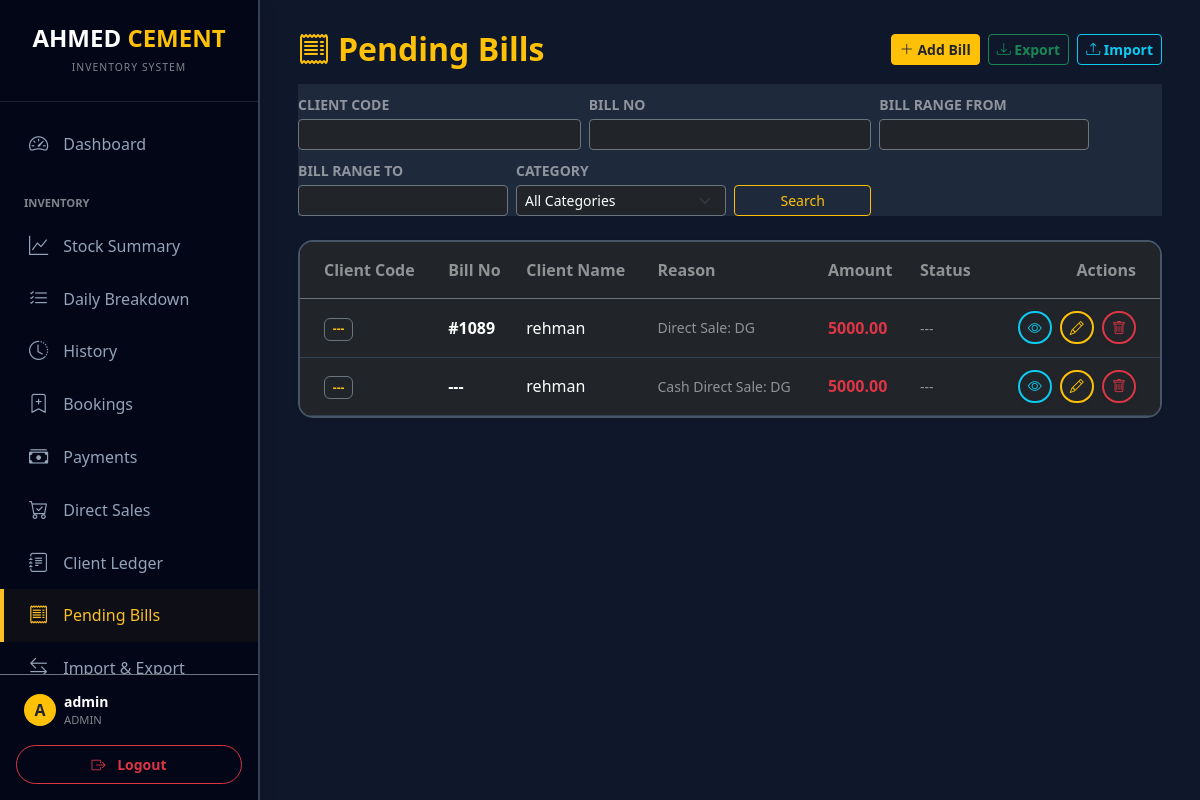
Page /pending_bills (signed in) on the committed database.
### models.py (models this page shows)
class User(UserMixin, db.Model):
    id = db.Column(db.Integer, primary_key=True)
    username = db.Column(db.String(100), unique=True, nullable=False)
    password_hash = db.Column(db.String(200), nullable=False)
    role = db.Column(db.String(20), default='user')
    can_view_stock = db.Column(db.Boolean, default=True)
    can_view_daily = db.Column(db.Boolean, default=True)
    can_view_history = db.Column(db.Boolean, default=True)
    can_import_export = db.Column(db.Boolean, default=False)
    can_manage_directory = db.Column(db.Boolean, default=False)

class PendingBill(db.Model):
    id = db.Column(db.Integer, primary_key=True)
    client_code = db.Column(db.String(50), index=True)
    client_name = db.Column(db.String(100), index=True)
    bill_no = db.Column(db.String(100), index=True)
    nimbus_no = db.Column(db.String(100), index=True)
    amount = db.Column(db.Float, default=0)
    date = db.Column(db.Date)
    reason = db.Column(db.String(500))
    photo_url = db.Column(db.String(500))
    is_paid = db.Column(db.Boolean, default=False)
    is_cash = db.Column(db.Boolean, default=False)
    created_at = db.Column(db.String(20))
    created_by = db.Column(db.String(100))

### main.py (the view, shortened to what this page needs)
@app.route('/pending_bills')
@login_required
def pending_bills():
    page = request.args.get('page', 1, type=int)
    category = request.args.get('category', '').strip()
    filters = {
        'client_code': request.args.get('client_code', '').strip(),
        'bill_no': request.args.get('bill_no', '').strip(),
        'bill_from': request.args.get('bill_from', '').strip(),
        'bill_to': request.args.get('bill_to', '').strip(),
        'category': category,
        'is_cash': request.args.get('is_cash', '').strip()
    }
    query = PendingBill.query
    if filters['client_code']:
        query = query.filter(PendingBill.client_code == filters['client_code'])
    if filters['bill_no']:
        query = query.filter(PendingBill.bill_no == filters['bill_no'])
    if filters['is_cash'] != '':
        query = query.filter(PendingBill.is_cash == (filters['is_cash'] == '1'))
    if category:
        query = query.join(Client,
                           PendingBill.client_code == Client.code).filter(
                               Client.category == category)
    if filters['bill_no'] == 'CASH':
        query = query.filter(PendingBill.bill_no == 'CASH')
    pagination = query.order_by(
        func.cast(PendingBill.bill_no, db.Integer).asc()).paginate(page=page,
                                                                   per_page=15)
    active_clients = Client.query.filter(Client.is_active == True).order_by(
        Client.name.asc()).all()
    materials = Material.query.order_by(Material.name.asc()).all()
    return render_template('pending_bills.html',
                           bills=pagination.items,
                           pagination=pagination,
                           filters=filters,
                           clients=active_clients,
                           materials=materials)

### main.py (called while the page is built)
@login_manager.user_loader
def load_user(user_id):
    return db.session.get(User, int(user_id))

### templates/pending_bills.html (shortened to what this page needs)
{% extends "layout.html" %}
{% block content %}
<div class="d-flex flex-column flex-md-row justify-content-between align-items-md-center mb-4 gap-3">
    <h2 class="fw-bold text-warning mb-0"><i class="bi bi-receipt me-2"></i>Pending Bills</h2>
    <div class="d-flex gap-2 flex-wrap">
        <button class="btn btn-warning btn-sm text-dark fw-bold" data-bs-toggle="modal" data-bs-target="#addBillModal">
            <i class="bi bi-plus-lg"></i> Add Bill
        </button>
        <button class="btn btn-outline-success btn-sm fw-bold" data-bs-toggle="modal" data-bs-target="#exportModal">
            <i class="bi bi-download"></i> Export
        </button>
        <button class="btn btn-outline-info btn-sm fw-bold" data-bs-toggle="modal" data-bs-target="#importModal">
            <i class="bi bi-upload"></i> Import
        </button>
    </div>
</div>
<div class="card-custom mb-4" style="background: #1e293b;">
    <form method="GET" action="{{ url_for('pending_bills') }}" class="row g-2 align-items-end">
        <div class="col-md-4">
            <label class="text-white-50 small fw-bold mb-1">CLIENT CODE</label>
            <input type="text" name="client_code" list="clientsList" class="form-control form-control-sm bg-dark text-white border-secondary" placeholder="Type Client Code..." value="{{ filters.client_code or '' }}" autocomplete="off">
        </div>
        <div class="col-md-4">
            <label class="text-white-50 small fw-bold mb-1">BILL NO</label>
            <input type="text" name="bill_no" class="form-control form-control-sm bg-dark text-white border-secondary" placeholder="Type Bill No..." value="{{ filters.bill_no or '' }}" autocomplete="off">
        </div>
        <div class="col-md-3">
            <label class="text-white-50 small fw-bold mb-1">BILL RANGE FROM</label>
            <input type="number" name="bill_from" class="form-control form-control-sm bg-dark text-white border-secondary" placeholder="From..." value="{{ filters.bill_from or '' }}">
        </div>
        <div class="col-md-3">
            <label class="text-white-50 small fw-bold mb-1">BILL RANGE TO</label>
            <input type="number" name="bill_to" class="form-control form-control-sm bg-dark text-white border-secondary" placeholder="To..." value="{{ filters.bill_to or '' }}">
        </div>
        <div class="col-md-3">
            <label class="text-white-50 small fw-bold mb-1">CATEGORY</label>
            <select name="category" class="form-select form-select-sm bg-dark text-white border-secondary">
                <option value="">All Categories</option>
            </select>
        </div>
        <div class="col-md-2">
            <button type="submit" class="btn btn-outline-warning btn-sm w-100">Search</button>
        </div>
    </form>
</div>
<div class="card border-0 shadow-sm" style="background: #1e293b; border: 2px solid #475569 !important; border-radius: 15px; overflow: hidden;">
    <div class="table-responsive">
        <table class="table table-dark table-hover align-middle mb-0">
            <thead style="background: #0f172a;">
                <tr>
                    <th class="fw-bold py-3 ps-4 border-bottom border-secondary text-white-50">Client Code</th>
                    <th class="fw-bold py-3 border-bottom border-secondary text-white-50">Bill No</th>
                    <th class="fw-bold py-3 border-bottom border-secondary text-white-50">Client Name</th>
                    <th class="fw-bold py-3 border-bottom border-secondary text-white-50">Reason</th>
                    <th class="fw-bold py-3 border-bottom border-secondary text-white-50">Amount</th>
                    <th class="fw-bold py-3 border-bottom border-secondary text-white-50">Status</th>
                    <th class="fw-bold py-3 text-end pe-4 border-bottom border-secondary text-white-50">Actions</th>
                </tr>
            </thead>
            <tbody style="background: #1e293b;">
                {% for bill in bills %}
                {% set client = clients|selectattr('code', 'equalto', bill.client_code)|first %}
                <tr style="border-bottom: 1px solid #334155; background: #1e293b;">
                    <td class="ps-4 py-3">
                        <span class="badge bg-dark border border-secondary text-warning">{{ bill.client_code or '---' }}</span>
                    </td>
                    <td class="text-white fw-bold">{{ bill.bill_no or '---' }}</td>
                    <td class="text-white">{{ bill.client_name or '---' }}</td>
                    <td class="text-white-50 small">{{ bill.reason or '---' }}</td>
                    <td class="text-danger fw-bold">{{ "%.2f"|format(bill.amount or 0) }}</td>
                    <td>
                        {% if client and client.category == 'Walking-Customer' %}
                        <div class="form-check form-switch">
                            <input class="form-check-input" type="checkbox" role="switch" id="paidSwitch{{ bill.id }}"
                                   {% if bill.is_paid %}checked{% endif %}
                                   onchange="togglePaid({{ bill.id }})">
                            <label class="form-check-label small {% if bill.is_paid %}text-success{% else %}text-danger{% endif %}"
                                   id="paidLabel{{ bill.id }}" for="paidSwitch{{ bill.id }}">
                                {{ 'Paid' if bill.is_paid else 'Unpaid' }}
                            </label>
                        </div>
                        {% else %}
                        <span class="text-white-50 small">---</span>
                        {% endif %}
                    </td>
                    <td class="text-end pe-4">
                        <button class="btn btn-outline-info btn-sm border-2 rounded-pill shadow-sm me-1" data-bs-toggle="modal" data-bs-target="#viewBillModal{{ bill.id }}" data-lazy-modal="true">
                            <i class="bi bi-eye"></i>
                        </button>
                        <button class="btn btn-outline-warning btn-sm border-2 rounded-pill shadow-sm me-1" data-bs-toggle="modal" data-bs-target="#editBillModal{{ bill.id }}" data-lazy-modal="true">
                            <i class="bi bi-pencil"></i>
                        </button>
                        <a href="/delete_pending_bill/{{ bill.id }}" class="btn btn-outline-danger btn-sm border-2 rounded-pill shadow-sm" onclick="return confirm('Delete this bill?')">
                            <i class="bi bi-trash"></i>
                        </a>
                    </td>
                </tr>
                {% endfor %}
            </tbody>
        </table>
    </div>
</div>
{% endblock %}

### templates/layout.html (shortened to what this page needs)
<!DOCTYPE html>
<html lang="en">
<head>
    <link href="https://cdn.jsdelivr.net/npm/bootstrap@5.3.0/dist/css/bootstrap.min.css" rel="stylesheet">
    <link rel="stylesheet" href="https://cdn.jsdelivr.net/npm/bootstrap-icons@1.10.0/font/bootstrap-icons.css">
    <link rel="stylesheet" href="https://cdn.jsdelivr.net/npm/flatpickr/dist/flatpickr.min.css">
    <link rel="stylesheet" href="https://cdn.jsdelivr.net/npm/flatpickr/dist/themes/dark.css">
</head>
<body>
{% if current_user.is_authenticated %}
    <div class="sidebar shadow" id="sidebar">
        <div class="p-4 text-center border-bottom border-secondary border-opacity-25">
            <h4 class="fw-bold text-white mb-0">AHMED <span class="text-warning">CEMENT</span></h4>
            <small class="text-white-50 text-uppercase" style="font-size: 0.65rem; letter-spacing: 1px;">Inventory System</small>
        </div>
        <div class="sidebar-nav-container">
            <nav class="py-3">
                <a href="/" class="nav-link {{ 'active' if request.path == '/' }}" onclick="closeSidebar()">
                    <i class="bi bi-speedometer2"></i> Dashboard
                </a>
                <div class="text-white-50 small fw-bold px-4 mt-4 mb-2 text-uppercase" style="font-size: 0.7rem;">Inventory</div>
                {% if current_user.can_view_stock or current_user.role == 'admin' %}
                <a href="/stock_summary" class="nav-link {{ 'active' if request.path == '/stock_summary' }}" onclick="closeSidebar()">
                    <i class="bi bi-graph-up"></i> Stock Summary
                </a>
                {% endif %}
                {% if current_user.can_view_daily or current_user.role == 'admin' %}
                <a href="/daily_transactions" class="nav-link {{ 'active' if request.path == '/daily_transactions' }}" onclick="closeSidebar()">
                    <i class="bi bi-list-check"></i> Daily Breakdown
                </a>
                {% endif %}
                {% if current_user.can_view_history or current_user.role == 'admin' %}
                <a href="/tracking" class="nav-link {{ 'active' if request.path == '/tracking' }}" onclick="closeSidebar()">
                    <i class="bi bi-clock-history"></i> History
                </a>
                <a href="/bookings" class="nav-link {{ 'active' if request.path == '/bookings' }}" onclick="closeSidebar()">
                    <i class="bi bi-bookmark-plus"></i> Bookings
                </a>
                <a href="/payments" class="nav-link {{ 'active' if request.path == '/payments' }}" onclick="closeSidebar()">
                    <i class="bi bi-cash-stack"></i> Payments
                </a>
                <a href="/direct_sales" class="nav-link {{ 'active' if request.path == '/direct_sales' }}" onclick="closeSidebar()">
                    <i class="bi bi-cart-check"></i> Direct Sales
                </a>
                <a href="/clients" class="nav-link {{ 'active' if request.path.startswith('/ledger') or request.path == '/clients' }}" onclick="closeSidebar()">
                    <i class="bi bi-journal-text"></i> Client Ledger
                </a>
                {% endif %}
                <a href="/pending_bills" class="nav-link {{ 'active' if request.path == '/pending_bills' }}" onclick="closeSidebar()">
                    <i class="bi bi-receipt"></i> Pending Bills
                </a>
                {% if current_user.can_import_export or current_user.role == 'admin' %}
                <a href="/import_export" class="nav-link {{ 'active' if request.path == '/import_export' }}" onclick="closeSidebar()">
                    <i class="bi bi-arrow-left-right"></i> Import & Export
                </a>
                {% endif %}
            </nav>
        </div>
        <div class="p-3 border-top border-secondary">
            <div class="d-flex align-items-center mb-3 px-2">
                <div class="bg-warning rounded-circle me-2 d-flex align-items-center justify-content-center text-dark fw-bold" style="width: 32px; height: 32px; flex-shrink: 0;">
                    {{ current_user.username[0]|upper }}
                </div>
                <div class="overflow-hidden">
                    <div class="text-white fw-bold small text-truncate">{{ current_user.username }}</div>
                    <div class="text-white-50 x-small" style="font-size: 0.7rem;">{{ current_user.role|upper }}</div>
                </div>
            </div>
            <a href="/logout" class="btn btn-outline-danger w-100 btn-sm fw-bold py-2 rounded-pill">
                <i class="bi bi-box-arrow-right me-2"></i> Logout
            </a>
        </div>
    </div>
{% endif %}
<div class="main-content {{ 'ms-0' if not current_user.is_authenticated }}">
    <div class="container-fluid px-0 px-sm-2">
        {% block content %}{% endblock %}
    </div>
</div>
</body>
</html>

### templates/layout.html (style rules this page uses)
:root { --sidebar-width: 260px; --bg-dark: #0f172a; --card-bg: #1e293b; --accent: #fbbf24; --sidebar-bg: #020617; }
body { background-color: var(--bg-dark); color: #f8fafc; font-family: 'Segoe UI', Roboto, Helvetica, Arial, sans-serif; overflow-x: hidden; margin: 0; }
.sidebar { width: var(--sidebar-width); height: 100vh; position: fixed; background: var(--sidebar-bg); border-right: 2px solid #334155; transition: all 0.3s; z-index: 1050; left: 0; top: 0; display: flex; flex-direction: column; }
.sidebar-nav-container { flex-grow: 1; overflow-y: auto; scrollbar-width: thin; scrollbar-color: #334155 transparent; }
.main-content { margin-left: var(--sidebar-width); padding: 30px; min-height: 100vh; transition: all 0.3s; }
.nav-link { color: #94a3b8; padding: 12px 25px; display: flex; align-items: center; font-weight: 500; border-left: 4px solid transparent; transition: 0.2s; text-decoration: none; }
.nav-link:hover, .nav-link.active { color: var(--accent); background: rgba(251, 191, 36, 0.05); border-left: 4px solid var(--accent); }
.nav-link i { font-size: 1.2rem; margin-right: 15px; }

### rows in the picture
User: username "A", username "admin", role "ADMIN"
PendingBill: client_code "---", bill_no "#1089", client_name "rehman", reason "Direct Sale: DG", amount "5000.00"
PendingBill: client_code "---", bill_no "---", client_name "rehman", reason "Cash Direct Sale: DG", amount "5000.00"
